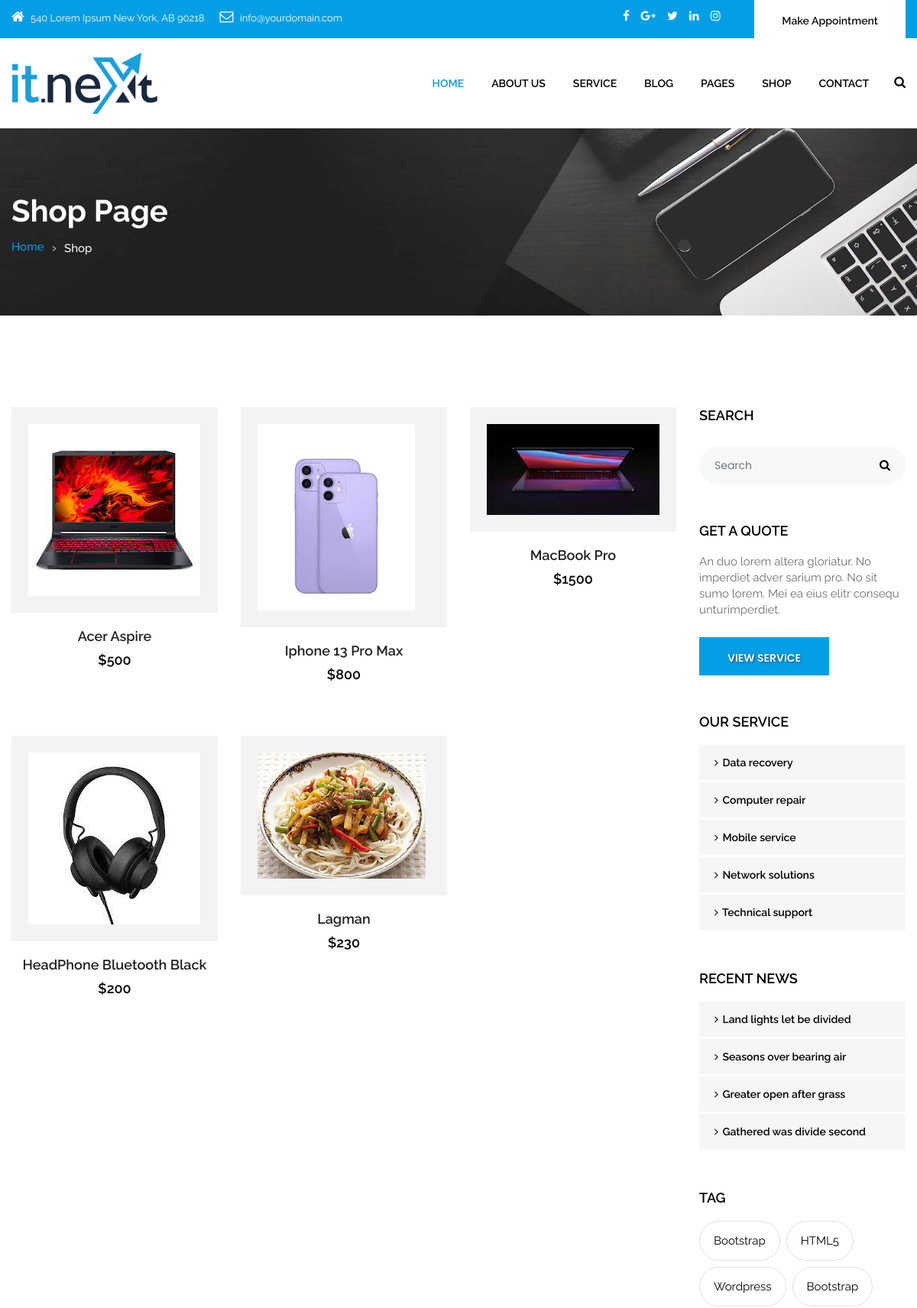
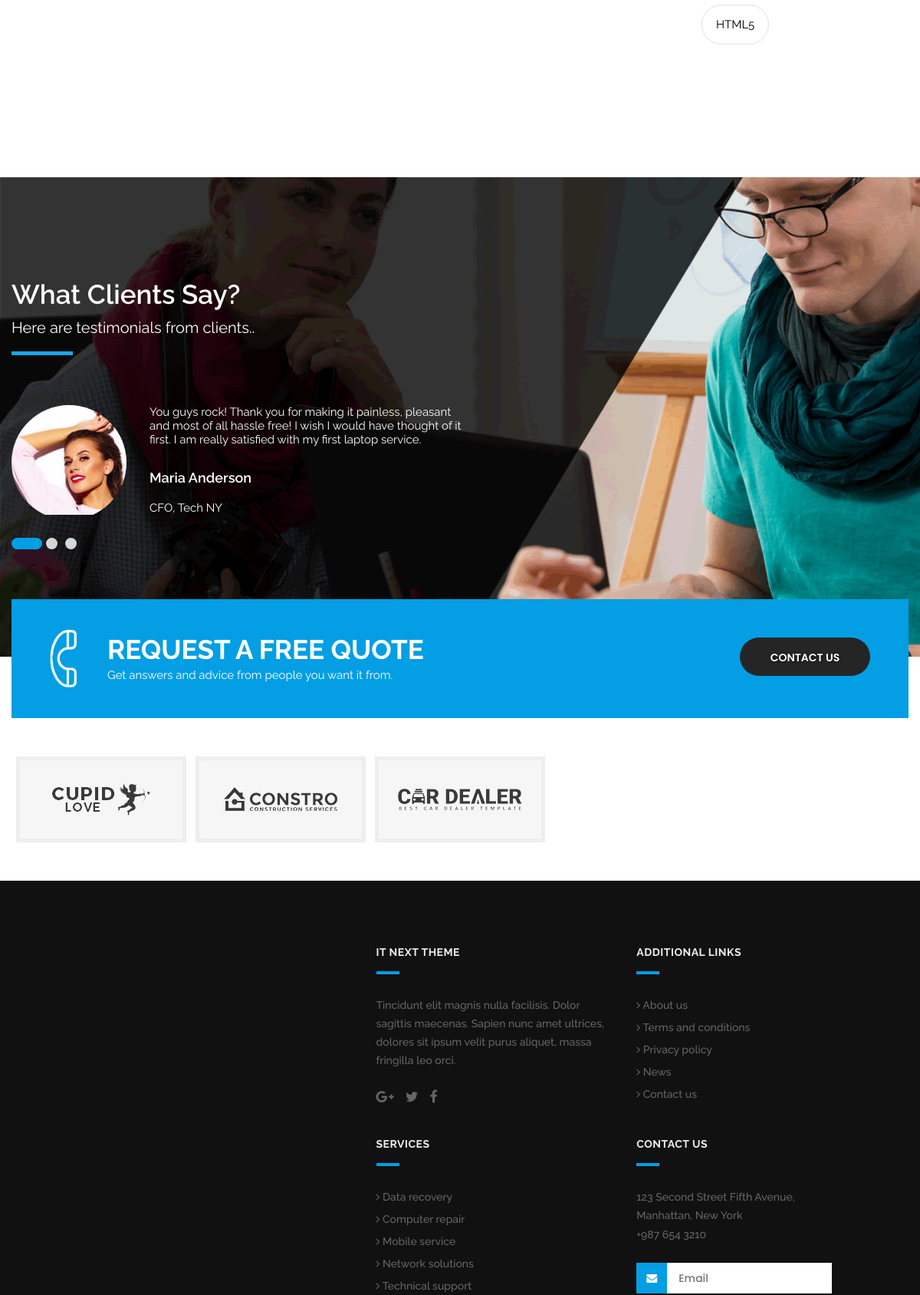
The app's page /it_shop/ (upper part) with its own data (2 pictures, top to bottom).
### itnext/models.py (models this page shows, shortened)
class Product(models.Model):
    image = models.ImageField(upload_to='products/', blank=True)
    name = models.CharField(max_length=50, blank=True)
    price = models.IntegerField(blank=True)
    description = models.TextField(blank=True)

### itnext/views.py (the view)
# urls.py: path('it_shop/', product_list, name='it_shop'),
def product_list(request):
    products = Product.objects.all()
    context = {
        'products': products
    }
    return render(request, 'it_shop.html', context=context)

### templates/it_shop.html (shortened to what this page needs)
{%extends 'base.html'%}
{%block content%}
<div id="inner_banner" class="section inner_banner_section">
  <div class="container">
    <div class="row">
      <div class="col-md-12">
        <div class="full">
          <div class="title-holder">
            <div class="title-holder-cell text-left">
              <h1 class="page-title">Shop Page</h1>
              <ol class="breadcrumb">
                <li><a href="index.html">Home</a></li>
                <li class="active">Shop</li>
              </ol>
            </div>
          </div>
        </div>
      </div>
    </div>
  </div>
</div>
<div class="section padding_layout_1 product_list_main">
  <div class="container">
    <div class="row">
      <div class="col-md-9">
        <div class="row">
          {% for p in products%}
          <div class="col-md-4 col-sm-6 col-xs-12 margin_bottom_30_all">
            <div class="product_list">
              <div class="product_img"> <img class="img-responsive" src="{{p.image.url}}" alt="img"> </div>
              <div class="product_detail_btm">
                <div class="center">
                  <h4><a href="it_shop_detail.html">{{p.name}}</a></h4>
                </div>
                <div class="product_price">
                  <p>  <span class="new_price">${{p.price}}</span></p>
                </div>
              </div>
            </div>
          </div>
          {% endfor %}
        </div>
      </div>
      <div class="col-md-3">
        <div class="side_bar">
          <div class="side_bar_blog">
            <h4>SEARCH</h4>
            <div class="side_bar_search">
              <div class="input-group stylish-input-group">
                <input class="form-control" placeholder="Search" type="text">
                <span class="input-group-addon">
                <button type="submit"><i class="fa fa-search" aria-hidden="true"></i></button>
                </span> </div>
            </div>
          </div>
          <div class="side_bar_blog">
            <h4>GET A QUOTE</h4>
            <p>An duo lorem altera gloriatur. No imperdiet adver sarium pro. No sit sumo lorem. Mei ea eius elitr consequ unturimperdiet.</p>
            <a class="btn sqaure_bt" href="it_service.html">View Service</a> </div>
          <div class="side_bar_blog">
            <h4>OUR SERVICE</h4>
            <div class="categary">
              <ul>
                <li><a href="it_data_recovery.html"><i class="fa fa-angle-right"></i> Data recovery</a></li>
                <li><a href="it_computer_repair.html"><i class="fa fa-angle-right"></i> Computer repair</a></li>
                <li><a href="it_mobile_service.html"><i class="fa fa-angle-right"></i> Mobile service</a></li>
                <li><a href="it_network_solution.html"><i class="fa fa-angle-right"></i> Network solutions</a></li>
                <li><a href="it_techn_support.html"><i class="fa fa-angle-right"></i> Technical support</a></li>
              </ul>
            </div>
          </div>
          <div class="side_bar_blog">
            <h4>RECENT NEWS</h4>
            <div class="categary">
              <ul>
                <li><a href="it_data_recovery.html"><i class="fa fa-angle-right"></i> Land lights let be divided</a></li>
                <li><a href="it_computer_repair.html"><i class="fa fa-angle-right"></i> Seasons over bearing air</a></li>
                <li><a href="it_mobile_service.html"><i class="fa fa-angle-right"></i> Greater open after grass</a></li>
                <li><a href="it_network_solution.html"><i class="fa fa-angle-right"></i> Gathered was divide second</a></li>
              </ul>
            </div>
          </div>
          <div class="side_bar_blog">
            <h4>TAG</h4>
            <div class="tags">
              <ul>
                <li><a href="#">Bootstrap</a></li>
                <li><a href="#">HTML5</a></li>
                <li><a href="#">Wordpress</a></li>
                <li><a href="#">Bootstrap</a></li>
                <li><a href="#">HTML5</a></li>
              </ul>
            </div>
          </div>
        </div>
      </div>
    </div>
  </div>
</div>
{%endblock%}

### itnext/static/css/style.css (style rules this page uses)
* { margin: 0; padding: 0; outline: none !important; box-sizing: border-box; }
html, body { color: #898989; font-size: 15px; font-family: 'Raleway', sans-serif; line-height: normal; font-weight: 400; overflow-x: hidden; }
body { overflow-x: hidden; }
a { color: #1f1f1f; text-decoration: none !important; outline: none !important; -webkit-transition: all .3s ease-in-out; -moz-transition: all .3s ease-in-out; -ms-transition: all .3s ease-in-out; -o-transition: all .3s ease-in-out; transition: all .3s ease-in-out; }
h1, h2, h3, h4, h5, h6 { letter-spacing: 0; font-weight: normal; position: relative; padding: 0; font-weight: normal; line-height: normal; color: #1f1f1f; margin: 0 }
h1 { font-size: 24px }
h4 { font-size: 16px }
h1 a, h2 a, h3 a, h4 a, h5 a, h6 a { color: #212121; text-decoration: none!important; opacity: 1 }
ol, ul { list-style: none; margin: 0; }
a { color: #000; text-decoration: none; outline: none; }
a, .btn { text-decoration: none !important; outline: none !important; -webkit-transition: all .3s ease-in-out; -moz-transition: all .3s ease-in-out; -ms-transition: all .3s ease-in-out; -o-transition: all .3s ease-in-out; transition: all .3s ease-in-out; }
a.btn, button.btn { min-width: 170px; height: 50px; border-radius: 100px; padding: 0; text-align: center; line-height: 52px; font-size: 14px; font-weight: 600; text-transform: uppercase; margin-top: 10px; color: #fff; border: solid transform 1px; text-shadow: 1px 1px 3px rgba(0, 0, 0, .5); position: relative; font-family: 'Poppins', sans-serif; }
.img-responsive { max-width: 100%; }
h4 { font-size: 18px; color: #000; line-height: 21px; font-weight: 600; text-transform: none; margin: 30px 0 20px 0; }
p { color: #707070; font-size: 15px; line-height: 21px; }
button, input, select, textarea, option { font-family: 'Poppins', sans-serif; }
.container { width: 1200px; max-width: 1200px; }
.full { width: 100%; float: left; margin: 0; padding: 0; }
.center { width: 100%; display: flex; justify-content: center; }
.margin_bottom_30_all { margin-bottom: 30px; }
.section { float: left; width: 100%; }
.padding_layout_1 { padding-top: 120px; padding-bottom: 115px; }
.side_bar h4 { margin-top: 0; }
.side_bar_blog { margin-bottom: 50px; float: left; width: 100%; }
.categary { font-size: 15px; }
.categary a { color: #000; transition: ease all 0.5s; }
.categary a i { margin-right: 2px; }
.categary li { margin-bottom: 3px; transition: ease all 0.5s; background: #f6f6f6; padding: 15px 20px; font-weight: 600; font-size: 14px; }
.tags a { border: solid 1px #e1e1e1; border-radius: 50px; padding: 0 18px; float: left; min-height: 50px; line-height: 50px; }
.tags li { float: left; margin-right: 8px; margin-bottom: 8px; }
.side_bar_search { padding-top: 10px; }
.side_bar_blog .input-group { background: #f8f8f8; width: 100%; border-radius: 50px; height: 50px; }
.side_bar_blog .input-group input.form-control { background: transparent; border: none; box-shadow: none; padding: 15px 20px; height: auto; font-size: 14px; }
.side_bar_blog .input-group span.input-group-addon { border: none; background: transparent; padding: 10px 20px; }
.side_bar_blog .input-group span.input-group-addon button { background: transparent; border: none; font-size: 15px; color: #000000; top: 3px; position: relative; }
.product_list { min-height: 400px; transition: ease all 0.5s; }
.product_img { overflow: hidden; background: #f3f3f3; }
.product_img img { padding: 22px; }
.product_detail_btm h4 { margin: 20px 0 10px 0; text-align: center; }
.product_price p { margin: 0; text-align: center; }
.new_price { font-size: 18px; font-weight: 600; color: #000; }
.inner_banner_section { background: url('../images/it_service/inner_page_banner.jpg'); min-height: 245px; background-size: cover; background-position: center center; }
.page-title { color: #fff; font-size: 40px; font-weight: 700; line-height: 45px; margin-bottom: 15px; }
.breadcrumb { background: transparent; padding: 0; margin: 0; color: #fff; }
.breadcrumb li { font-weight: 500; font-size: 15px; }
.breadcrumb>li+li::before { position: relative; content: '\203A'; margin: 0 10px; font-size: 18px; color: inherit; opacity: .7; display: inline-block; }
.breadcrumb li a { position: relative; top: 1px; left: 0; }
.title-holder { margin: 85px 0 0; }

### records on screen
Product: image (picture), name "Acer Aspire", price "500"
Product: image (picture), name "Iphone 13 Pro Max", price "800"
Product: image (picture), name "MacBook Pro", price "1500"
Product: image (picture), name "HeadPhone Bluetooth Black", price "200"
Product: image (picture), name "Lagman", price "230"
